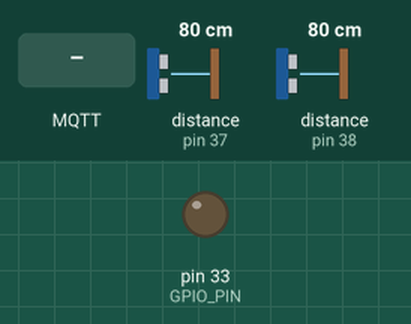
This program was run on a simulated Raspberry Pi (header pin numbers). Shown: output pins drawn as LEDs (lit = HIGH). The test bench sets the inputs (shaded band); at power-on: distance to the obstacle (sensors on pin 37, pin 38) 80 cm. The echo pulse lasts 58.3 µs per cm; no MQTT or app messages arrive unless stated; the clock reads 2024-03-15 10:24:30 at power-on unless the program sets it; pins used as bus, display or sensor lines are not drawn; what the program prints to the terminal is not drawn.

Above: at 1.3 s.
1.4 s: MQTT message "ON" arrives on the first subscribed topic
At 1.8 s:
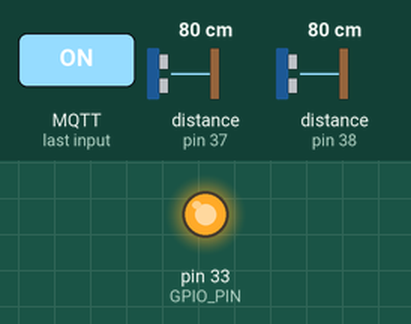
Timing chart, 0 to 4.4 s (numbered marks = the images above; inputs shaded):
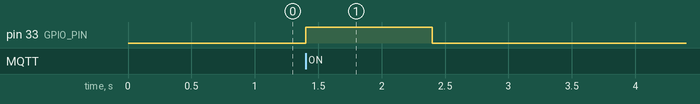

Measured:
- after the input at 1.4 s, pin 33 (GPIO_PIN): LOW → HIGH at once, → LOW 1.0 s later

The program:

index.py
```python
import RPi.GPIO as gp
import time
import paho.mqtt.client as mqtt

TRIG = 40
ECHO = 38
TRIG1 = 35
ECHO1 = 37
GPIO_PIN = 33

gp.setmode(gp.BOARD)
gp.setup(TRIG, gp.OUT)
gp.setup(ECHO, gp.IN)
gp.setup(TRIG1, gp.OUT)
gp.setup(ECHO1, gp.IN)
gp.setup(GPIO_PIN, gp.OUT)

mqttBroker = "192.168.67.91"
client = mqtt.Client("RaspberryPi")
client.connect(mqttBroker)

def ANCHO():
    gp.output(TRIG, True)
    time.sleep(0.00001)
    gp.output(TRIG, False)

    start_time = time.time()
    while gp.input(ECHO) == 0:
        start_time = time.time()
    end_time = time.time()

    while gp.input(ECHO) == 1:
        end_time = time.time()

    pulse = end_time - start_time
    distance = pulse * 34300 / 2
    return distance

def LARGO():
    gp.output(TRIG1, True)
    time.sleep(0.00001)
    gp.output(TRIG1, False)

    start_time = time.time()
    while gp.input(ECHO1) == 0:
        start_time = time.time()
    end_time = time.time()

    while gp.input(ECHO1) == 1:
        end_time = time.time()

    pulse = end_time - start_time
    distance = pulse * 34300 / 2
    return distance

def on_message(client, userdata, msg):
    if msg.topic == "control/gpio" and msg.payload.decode() == "ON":
        gp.output(GPIO_PIN, gp.HIGH)
        time.sleep(1)
        gp.output(GPIO_PIN, gp.LOW)
        print("GPIO 33 activado por 1 segundo")

client.on_message = on_message
client.subscribe("control/gpio")
client.loop_start()

try:
    while True:
        ancho = ANCHO()
        largo = LARGO()
        print("Ancho: ", ancho, " y largo: ", largo)
        area = ancho * largo
        print("Area:", str(area), "cm²")
        client.publish("sensor/ultrasonic", str(area))
        time.sleep(1)
except KeyboardInterrupt:
    gp.cleanup()
```
